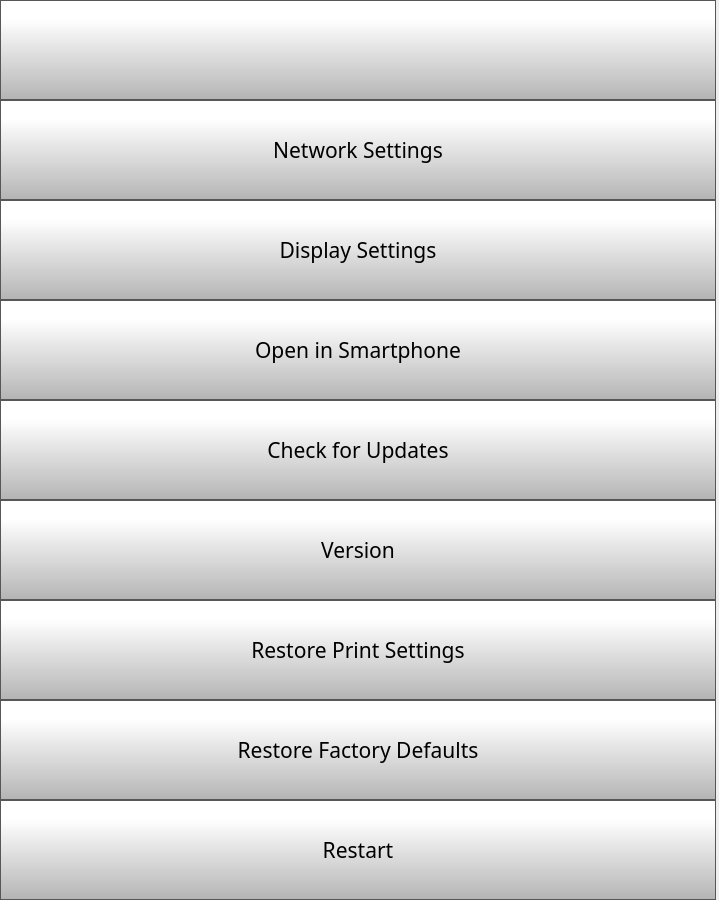
      <widget class="QWidget" name="scrollAreaWidgetContents">
       <property name="geometry">
        <rect>
         <x>0</x>
         <y>0</y>
         <width>719</width>
         <height>900</height>
        </rect>
       </property>
       <layout class="QVBoxLayout" name="verticalLayout">
        <property name="spacing">
         <number>0</number>
        </property>
        <property name="leftMargin">
         <number>0</number>
        </property>
        <property name="topMargin">
         <number>0</number>
        </property>
        <property name="rightMargin">
         <number>3</number>
        </property>
        <property name="bottomMargin">
         <number>0</number>
        </property>
        <item>
         <widget class="QPushButton" name="settingsBackButton">
          <property name="minimumSize">
           <size>
            <width>0</width>
            <height>100</height>
           </size>
          </property>
          <property name="font">
           <font>
            <family>Gotham Light</family>
            <pointsize>16</pointsize>
           </font>
          </property>
          <property name="styleSheet">
           <string notr="true">QPushButton {
     border: 1px solid rgb(87, 87, 87);
	background-color: qlineargradient(spread:pad, x1:0, y1:1, x2:0, y2:0.188, stop:0 rgba(180, 180, 180, 255), stop:1 rgba(255, 255, 255, 255));


}

QPushButton:pressed {
    background-color: qlineargradient(x1: 0, y1: 0, x2: 0, y2: 1,
                                      stop: 0 #dadbde, stop: 1 #f6f7fa);
}

QPushButton:flat {
    border: none; /* no border for a flat push button */
}

QPushButton:default {
    border-color: navy; /* make the default button prominent */
}</string>
          </property>
          <property name="text">
           <string/>
          </property>
          <property name="icon">
           <iconset>
            <normaloff>templates/img/arrows-4.png</normaloff>templates/img/arrows-4.png</iconset>
          </property>
          <property name="iconSize">
           <size>
            <width>70</width>
            <height>70</height>
           </size>
          </property>
          <property name="checkable">
           <bool>false</bool>
          </property>
          <property name="autoDefault">
           <bool>false</bool>
          </property>
          <property name="default">
           <bool>false</bool>
          </property>
          <property name="flat">
           <bool>false</bool>
          </property>
         </widget>
        </item>
        <item>
         <widget class="QPushButton" name="networkSettingsButton">
          <property name="minimumSize">
           <size>
            <width>0</width>
            <height>100</height>
           </size>
          </property>
          <property name="font">
           <font>
            <family>Gotham</family>
            <pointsize>16</pointsize>
           </font>
          </property>
          <property name="styleSheet">
           <string notr="true">QPushButton {
     border: 1px solid rgb(87, 87, 87);
	background-color: qlineargradient(spread:pad, x1:0, y1:1, x2:0, y2:0.188, stop:0 rgba(180, 180, 180, 255), stop:1 rgba(255, 255, 255, 255));


}

QPushButton:pressed {
    background-color: qlineargradient(x1: 0, y1: 0, x2: 0, y2: 1,
                                      stop: 0 #dadbde, stop: 1 #f6f7fa);
}

QPushButton:flat {
    border: none; /* no border for a flat push button */
}

QPushButton:default {
    border-color: navy; /* make the default button prominent */
}

QPushButton:focus {
	outline: none;
}</string>
          </property>
          <property name="text">
           <string>Network Settings</string>
          </property>
          <property name="iconSize">
           <size>
            <width>40</width>
            <height>40</height>
           </size>
          </property>
         </widget>
        </item>
        <item>
         <widget class="QPushButton" name="displaySettingsButton">
          <property name="minimumSize">
           <size>
            <width>0</width>
            <height>100</height>
           </size>
          </property>
          <property name="font">
           <font>
            <family>Gotham</family>
            <pointsize>16</pointsize>
           </font>
          </property>
          <property name="styleSheet">
           <string notr="true">QPushButton {
     border: 1px solid rgb(87, 87, 87);
	background-color: qlineargradient(spread:pad, x1:0, y1:1, x2:0, y2:0.188, stop:0 rgba(180, 180, 180, 255), stop:1 rgba(255, 255, 255, 255));


}

QPushButton:pressed {
    background-color: qlineargradient(x1: 0, y1: 0, x2: 0, y2: 1,
                                      stop: 0 #dadbde, stop: 1 #f6f7fa);
}

QPushButton:flat {
    border: none; /* no border for a flat push button */
}

QPushButton:default {
    border-color: navy; /* make the default button prominent */
}

QPushButton:focus {
	outline: none;
}</string>
          </property>
          <property name="text">
           <string>Display Settings</string>
          </property>
          <property name="iconSize">
           <size>
            <width>40</width>
            <height>40</height>
           </size>
          </property>
         </widget>
        </item>
        <item>
         <widget class="QPushButton" name="pairPhoneButton">
          <property name="minimumSize">
           <size>
            <width>0</width>
            <height>100</height>
           </size>
          </property>
          <property name="font">
           <font>
            <family>Gotham</family>
            <pointsize>16</pointsize>
           </font>
          </property>
          <property name="styleSheet">
           <string notr="true">QPushButton {
     border: 1px solid rgb(87, 87, 87);
	background-color: qlineargradient(spread:pad, x1:0, y1:1, x2:0, y2:0.188, stop:0 rgba(180, 180, 180, 255), stop:1 rgba(255, 255, 255, 255));


}

QPushButton:pressed {
    background-color: qlineargradient(x1: 0, y1: 0, x2: 0, y2: 1,
                                      stop: 0 #dadbde, stop: 1 #f6f7fa);
}

QPushButton:flat {
    border: none; /* no border for a flat push button */
}

QPushButton:default {
    border-color: navy; /* make the default button prominent */
}

QPushButton:focus {
	outline: none;
}</string>
          </property>
          <property name="text">
           <string>Open in Smartphone</string>
          </property>
          <property name="iconSize">
           <size>
            <width>40</width>
            <height>40</height>
           </size>
          </property>
         </widget>
        </item>
        <item>
         <widget class="QPushButton" name="OTAButton">
          <property name="minimumSize">
           <size>
            <width>0</width>
            <height>100</height>
           </size>
          </property>
          <property name="font">
           <font>
            <family>Gotham</family>
            <pointsize>16</pointsize>
           </font>
          </property>
          <property name="styleSheet">
           <string notr="true">QPushButton {
     border: 1px solid rgb(87, 87, 87);
	background-color: qlineargradient(spread:pad, x1:0, y1:1, x2:0, y2:0.188, stop:0 rgba(180, 180, 180, 255), stop:1 rgba(255, 255, 255, 255));


}

QPushButton:pressed {
    background-color: qlineargradient(x1: 0, y1: 0, x2: 0, y2: 1,
                                      stop: 0 #dadbde, stop: 1 #f6f7fa);
}

QPushButton:flat {
    border: none; /* no border for a flat push button */
}

QPushButton:default {
    border-color: navy; /* make the default button prominent */
}

QPushButton:focus {
	outline: none;
}</string>
          </property>
          <property name="text">
           <string>Check for Updates</string>
          </property>
          <property name="iconSize">
           <size>
            <width>40</width>
            <height>40</height>
           </size>
          </property>
         </widget>
        </item>
        <item>
         <widget class="QPushButton" name="versionButton">
          <property name="minimumSize">
           <size>
            <width>0</width>
            <height>100</height>
           </size>
          </property>
          <property name="font">
           <font>
            <family>Gotham</family>
            <pointsize>16</pointsize>
           </font>
          </property>
          <property name="styleSheet">
           <string notr="true">QPushButton {
     border: 1px solid rgb(87, 87, 87);
	background-color: qlineargradient(spread:pad, x1:0, y1:1, x2:0, y2:0.188, stop:0 rgba(180, 180, 180, 255), stop:1 rgba(255, 255, 255, 255));


}

QPushButton:pressed {
    background-color: qlineargradient(x1: 0, y1: 0, x2: 0, y2: 1,
                                      stop: 0 #dadbde, stop: 1 #f6f7fa);
}

QPushButton:flat {
    border: none; /* no border for a flat push button */
}

QPushButton:default {
    border-color: navy; /* make the default button prominent */
}

QPushButton:focus {
	outline: none;
}</string>
          </property>
          <property name="text">
           <string>Version</string>
          </property>
          <property name="iconSize">
           <size>
            <width>40</width>
            <height>40</height>
           </size>
          </property>
         </widget>
        </item>
        <item>
         <widget class="QPushButton" name="restorePrintSettingsButton">
          <property name="minimumSize">
           <size>
            <width>0</width>
            <height>100</height>
           </size>
          </property>
          <property name="font">
           <font>
            <family>Gotham</family>
            <pointsize>16</pointsize>
           </font>
          </property>
          <property name="styleSheet">
           <string notr="true">QPushButton {
     border: 1px solid rgb(87, 87, 87);
	background-color: qlineargradient(spread:pad, x1:0, y1:1, x2:0, y2:0.188, stop:0 rgba(180, 180, 180, 255), stop:1 rgba(255, 255, 255, 255));


}

QPushButton:pressed {
    background-color: qlineargradient(x1: 0, y1: 0, x2: 0, y2: 1,
                                      stop: 0 #dadbde, stop: 1 #f6f7fa);
}

QPushButton:flat {
    border: none; /* no border for a flat push button */
}

QPushButton:default {
    border-color: navy; /* make the default button prominent */
}

QPushButton:focus {
	outline: none;
}</string>
          </property>
          <property name="text">
           <string>Restore Print Settings</string>
          </property>
          <property name="iconSize">
           <size>
            <width>40</width>
            <height>40</height>
           </size>
          </property>
         </widget>
        </item>
        <item>
         <widget class="QPushButton" name="restoreFactoryDefaultsButton">
          <property name="minimumSize">
           <size>
            <width>0</width>
            <height>100</height>
           </size>
          </property>
          <property name="font">
           <font>
            <family>Gotham</family>
            <pointsize>16</pointsize>
           </font>
          </property>
          <property name="styleSheet">
           <string notr="true">QPushButton {
     border: 1px solid rgb(87, 87, 87);
	background-color: qlineargradient(spread:pad, x1:0, y1:1, x2:0, y2:0.188, stop:0 rgba(180, 180, 180, 255), stop:1 rgba(255, 255, 255, 255));


}

QPushButton:pressed {
    background-color: qlineargradient(x1: 0, y1: 0, x2: 0, y2: 1,
                                      stop: 0 #dadbde, stop: 1 #f6f7fa);
}

QPushButton:flat {
    border: none; /* no border for a flat push button */
}

QPushButton:default {
    border-color: navy; /* make the default button prominent */
}

QPushButton:focus {
	outline: none;
}</string>
          </property>
          <property name="text">
           <string>Restore Factory Defaults</string>
          </property>
          <property name="iconSize">
           <size>
            <width>40</width>
            <height>40</height>
           </size>
          </property>
         </widget>
        </item>
        <item>
         <widget class="QPushButton" name="restartButton">
          <property name="minimumSize">
           <size>
            <width>0</width>
            <height>100</height>
           </size>
          </property>
          <property name="font">
           <font>
            <family>Gotham</family>
            <pointsize>16</pointsize>
           </font>
          </property>
          <property name="styleSheet">
           <string notr="true">QPushButton {
     border: 1px solid rgb(87, 87, 87);
	background-color: qlineargradient(spread:pad, x1:0, y1:1, x2:0, y2:0.188, stop:0 rgba(180, 180, 180, 255), stop:1 rgba(255, 255, 255, 255));


}

QPushButton:pressed {
    background-color: qlineargradient(x1: 0, y1: 0, x2: 0, y2: 1,
                                      stop: 0 #dadbde, stop: 1 #f6f7fa);
}

QPushButton:flat {
    border: none; /* no border for a flat push button */
}

QPushButton:default {
    border-color: navy; /* make the default button prominent */
}

QPushButton:focus {
	outline: none;
}</string>
          </property>
          <property name="text">
           <string>Restart</string>
          </property>
          <property name="iconSize">
           <size>
            <width>40</width>
            <height>40</height>
           </size>
          </property>
         </widget>
        </item>
       </layout>
      </widget>
